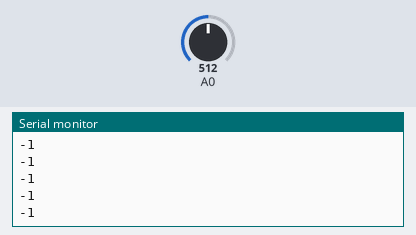
Bench run of a sketch on a simulated Arduino Uno, built with avr-gcc and run on an emulated ATmega328P. Shown: the last lines printed to the serial monitor. Inputs (shaded band) come from the test bench; at power-on: A0 = 512.

Above: at 1.2 s.
1.3 s: A0 set to 716
At 1.31 s:
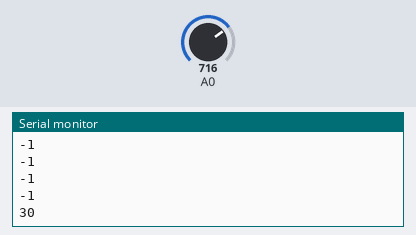
2.8 s: A0 set to 900
At 2.82 s:
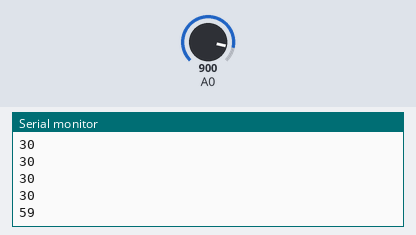
Timing chart, 0 to 5.8 s (numbered marks = the images above; inputs shaded):
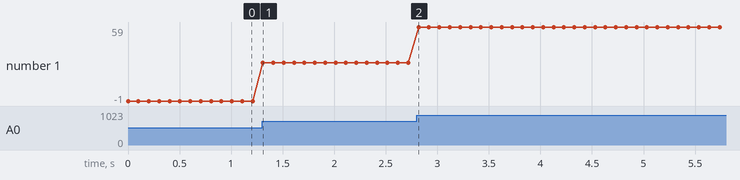

Measured:
- after the input at 1.3 s, the serial monitor: prints a new line at once (image 1)
- after the input at 2.8 s, the serial monitor: prints a new line at once (image 2)
- plotted number 1: -1 → 30 after the input at 1.3 s, 30 → 59 after the input at 2.8 s

The sketch:

unoTest.ino
```cpp
#include <SoftwareSerial.h>
SoftwareSerial mySerial(10, 11); // RX, TX
struct data
{
  int8_t speed1;
  int8_t speed2;
  int8_t speed3;
  int8_t speed4;
};
data dataSend;
void setup() {
  // put your setup code here, to run once:
mySerial.begin(115200);
Serial.begin(115200);
}

void loop() {
  // put your main code here, to run repeatedly:
  int a = map(analogRead(A0), 0, 1024, -80, 80) - 1;
  Serial.println(a);
  dataSend.speed1 = a;
  dataSend.speed2 = a;
  dataSend.speed3 = a;
  dataSend.speed4 = a;
  mySerial.write((uint8_t *)&dataSend, sizeof(dataSend));
  delay(100);

}
```
